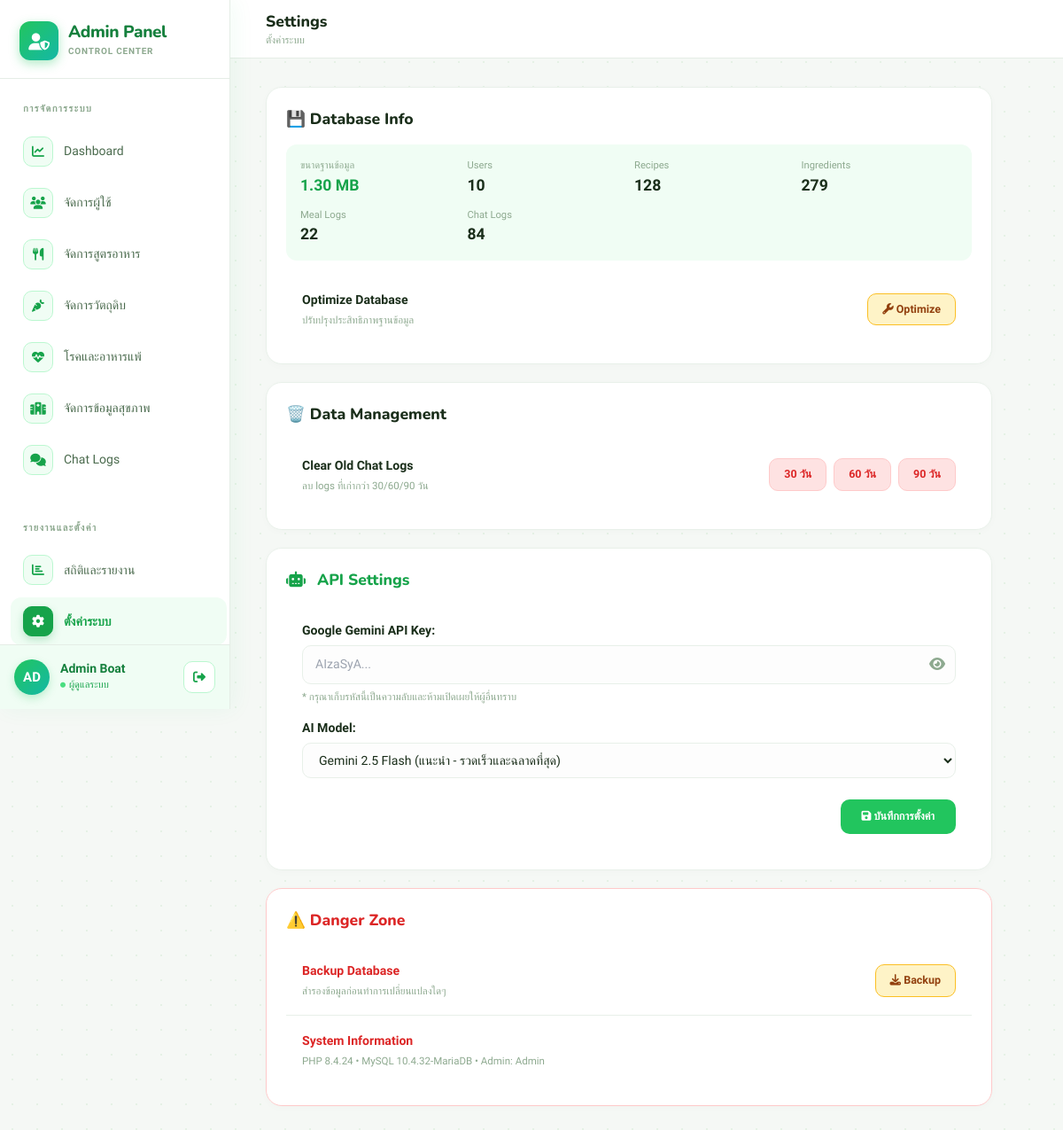
Page /admin/admin_settings.php (signed in) on the earlier database version.
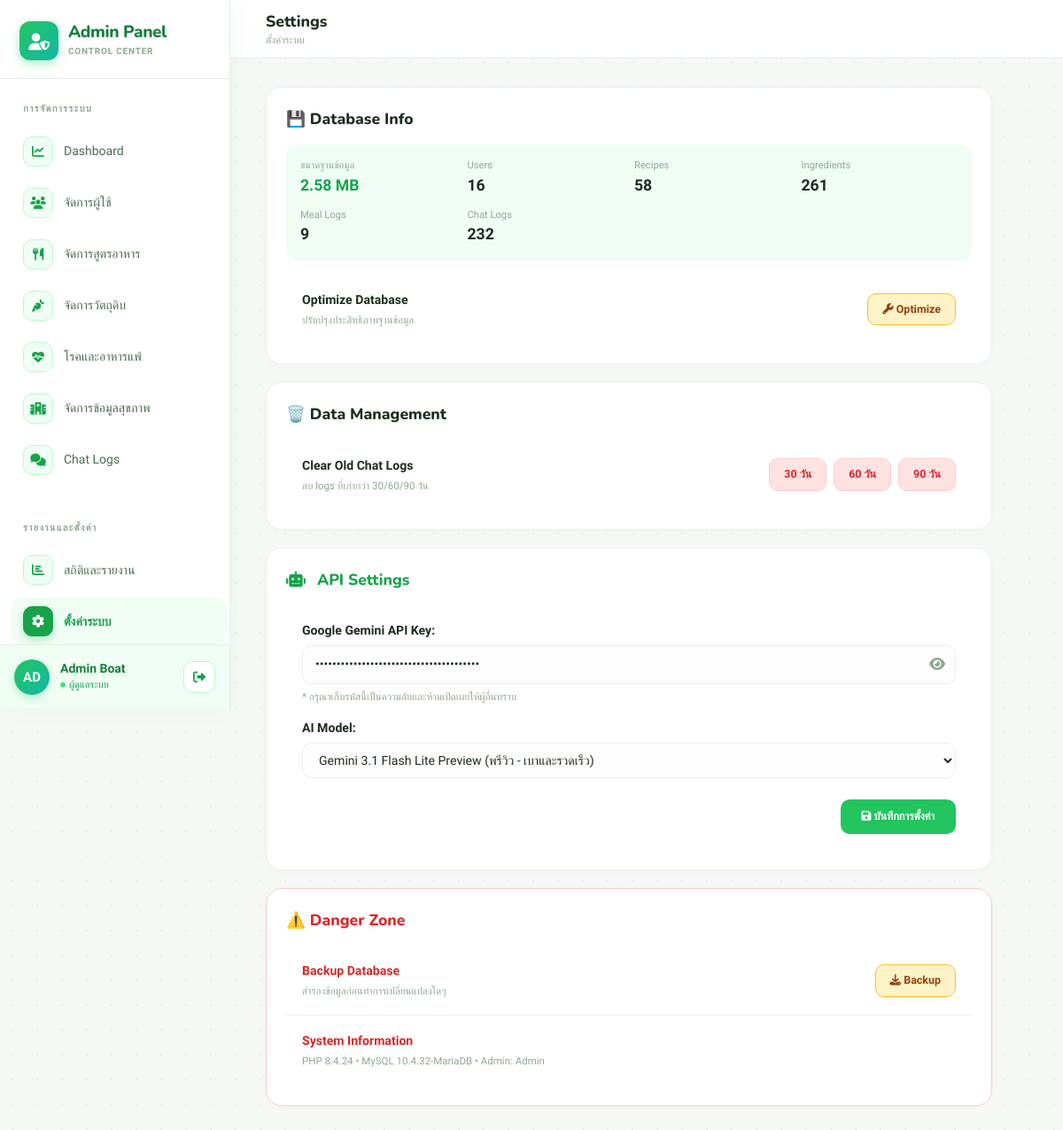
Same page on the later database version.
### tables this page shows
CREATE TABLE `system_settings` (
  `id` int(11) NOT NULL,
  `api_key` varchar(255) NOT NULL,
  `api_model` varchar(100) NOT NULL DEFAULT 'gemini-2.5-flash'
);

### admin/admin_settings.php (shortened to what the changed rows need)
<?php
include '../config/connect.php';
$stmt = $conn->query("SELECT api_key, api_model FROM system_settings WHERE id = 1");
if ($stmt && $stmt->num_rows > 0) {
    $setting = $stmt->fetch_assoc();
} else {
    $setting = [
        'api_key' => '',
        'api_model' => 'gemini-2.5-flash'
    ];
}
$db_size = $conn->query("
    SELECT
        ROUND(SUM(data_length + index_length) / 1024 / 1024, 2) AS size_mb
    FROM information_schema.TABLES
    WHERE table_schema = DATABASE()
")->fetch_assoc()['size_mb'];
$table_counts = [
    'users' => $conn->query("SELECT COUNT(*) as c FROM users")->fetch_assoc()['c'],
    'recipes' => $conn->query("SELECT COUNT(*) as c FROM recipes")->fetch_assoc()['c'],
    'ingredients' => $conn->query("SELECT COUNT(*) as c FROM ingredients")->fetch_assoc()['c'],
    'meal_logs' => $conn->query("SELECT COUNT(*) as c FROM meal_logs")->fetch_assoc()['c'],
    'chat_logs' => $conn->query("SELECT COUNT(*) as c FROM chat_logs")->fetch_assoc()['c'],
];
?>
<!DOCTYPE html>
<html lang="th">
<head>
<script src="https://cdn.tailwindcss.com"></script>
<link rel="stylesheet" href="https://cdnjs.cloudflare.com/ajax/libs/font-awesome/6.4.0/css/all.min.css">
</head>
<body>
<div class="page-wrap">
  <main style="padding:2rem 2.5rem;max-width:900px;">
    <div class="card">
      <h2 style="font-family:'Nunito',sans-serif;font-size:1.1rem;font-weight:800;margin-bottom:16px;">💾 Database Info</h2>
      <div style="display:grid;grid-template-columns:repeat(auto-fit,minmax(140px,1fr));gap:12px;background:var(--g50);padding:16px;border-radius:12px;margin-bottom:16px;">
        <div><div style="font-size:.7rem;color:var(--muted);">ขนาดฐานข้อมูล</div><div style="font-size:1.1rem;font-weight:700;color:var(--g600);"><?= $db_size ?> MB</div></div>
        <div><div style="font-size:.7rem;color:var(--muted);">Users</div><div style="font-size:1.1rem;font-weight:700;"><?= number_format($table_counts['users']) ?></div></div>
        <div><div style="font-size:.7rem;color:var(--muted);">Recipes</div><div style="font-size:1.1rem;font-weight:700;"><?= number_format($table_counts['recipes']) ?></div></div>
        <div><div style="font-size:.7rem;color:var(--muted);">Ingredients</div><div style="font-size:1.1rem;font-weight:700;"><?= number_format($table_counts['ingredients']) ?></div></div>
        <div><div style="font-size:.7rem;color:var(--muted);">Meal Logs</div><div style="font-size:1.1rem;font-weight:700;"><?= number_format($table_counts['meal_logs']) ?></div></div>
        <div><div style="font-size:.7rem;color:var(--muted);">Chat Logs</div><div style="font-size:1.1rem;font-weight:700;"><?= number_format($table_counts['chat_logs']) ?></div></div>
      </div>
    </div>
    <div class="card">
      <h2 style="font-family:'Nunito',sans-serif;font-size:1.1rem;font-weight:800;margin-bottom:16px;">🗑️ Data Management</h2>
    </div>
    <div class="card">
      <h2 style="font-family:'Nunito',sans-serif;font-size:1.1rem;font-weight:800;margin-bottom:16px;color:var(--g600);"><i class="fas fa-robot me-2"></i> API Settings</h2>
      <form method="POST" action="">
        <div class="setting-item" style="flex-direction: column; align-items: stretch; gap: 16px;">
          <div>
            <div style="position: relative;">
              <input type="password" id="api_key_input" name="api_key" class="custom-input" value="<?php echo htmlspecialchars($setting['api_key']); ?>" placeholder="AIzaSyA..." required style="padding-right: 45px;">
              <button type="button" onclick="toggleApiKey()" style="position: absolute; right: 12px; top: 50%; transform: translateY(-50%); background: none; border: none; cursor: pointer; color: var(--muted); font-size: 1rem; padding: 0;">
                <i class="fas fa-eye" id="toggle_eye_icon"></i>
              </button>
            </div>
          </div>
          <div>
            <label style="font-size:.88rem;font-weight:600;display:block;margin-bottom:6px;">AI Model:</label>
            <select name="api_model" class="custom-input" required>
                <option value="gemini-3.1-flash-lite-preview" <?php if($setting['api_model'] == 'gemini-3.1-flash-lite-preview') echo 'selected'; ?>>Gemini 3.1 Flash Lite Preview (พรีวิว - เบาและรวดเร็ว)</option>
                <option value="gemini-2.5-flash" <?php if($setting['api_model'] == 'gemini-2.5-flash') echo 'selected'; ?>>Gemini 2.5 Flash (แนะนำ - รวดเร็วและฉลาดที่สุด)</option>
            </select>
          </div>
        </div>
      </form>
    </div>
    <div class="card" style="border-color:#fecaca;">
      <h2 style="font-family:'Nunito',sans-serif;font-size:1.1rem;font-weight:800;margin-bottom:16px;color:#dc2626;">⚠️ Danger Zone</h2>
  </main>
</div>
</body>
</html>

Differences in the rows shown:
added system_settings: api_model "Gemini 3.1 Flash Lite Preview (พรีวิว - เบาและรวดเร็ว)"
Other differences:
$db_size: "1.30" → "2.58"
$table_counts['users']: "10" → "16"
$table_counts['recipes']: "128" → "58"
$table_counts['ingredients']: "279" → "261"
$table_counts['meal_logs']: "22" → "9"
$table_counts['chat_logs']: "84" → "232"
form field api_model: "Gemini 2.5 Flash (แนะนำ - รวดเร็วและฉลาดที่สุด)" → (not shown)
